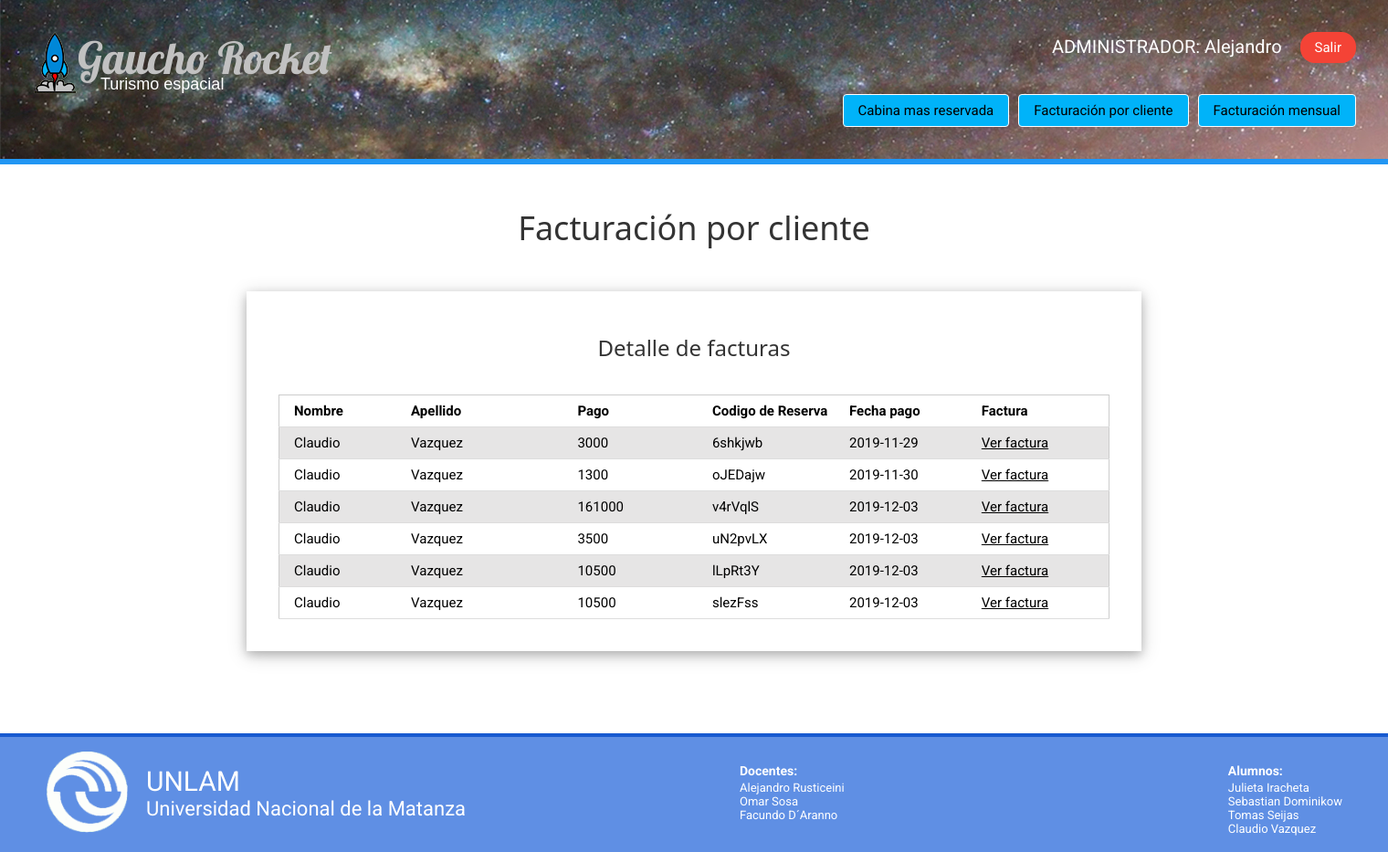
Page /facturacionPorCliente.php?id=5 (signed in) on the committed database.
### tables this page shows
CREATE TABLE `reservas` (
  `id` int(11) NOT NULL AUTO_INCREMENT,
  `id_viajes` int(11) DEFAULT NULL,
  `cantidad` int(11) DEFAULT NULL,
  `id_usuario` int(11) DEFAULT NULL,
  `cod_reserva` varchar(8) DEFAULT NULL,
  `estacion_origen` int(11) DEFAULT NULL,
  `estacion_destino` int(11) DEFAULT NULL,
  `idCapacidadCabina` int(11) DEFAULT NULL,
  `lista_espera` tinyint(1) DEFAULT NULL,
  `reserva_activa` tinyint(1) DEFAULT NULL,
  `codigo_vuelo` varchar(7) DEFAULT NULL,
  `pago` tinyint(1) DEFAULT NULL,
  `check_in` tinyint(1) DEFAULT NULL,
  `menu_elegido` int(11) DEFAULT NULL,
  `codigo_qr` varchar(70) DEFAULT NULL,
  `codigo_embarque` varchar(6) DEFAULT NULL,
  PRIMARY KEY (`id`),
  KEY `id_viajes` (`id_viajes`),
  KEY `id_usuario` (`id_usuario`),
  KEY `estacion_origen` (`estacion_origen`),
  KEY `estacion_destino` (`estacion_destino`),
  KEY `menu_elegido` (`menu_elegido`),
  KEY `idCapacidadCabina` (`idCapacidadCabina`),
  CONSTRAINT `reservas_ibfk_1` FOREIGN KEY (`id_viajes`) REFERENCES `viajes` (`id`),
  CONSTRAINT `reservas_ibfk_2` FOREIGN KEY (`id_usuario`) REFERENCES `credenciales` (`id`),
  CONSTRAINT `reservas_ibfk_3` FOREIGN KEY (`estacion_origen`) REFERENCES `estaciones` (`id`),
  CONSTRAINT `reservas_ibfk_4` FOREIGN KEY (`estacion_destino`) REFERENCES `estaciones` (`id`),
  CONSTRAINT `reservas_ibfk_5` FOREIGN KEY (`menu_elegido`) REFERENCES `menu` (`id_menu`),
  CONSTRAINT `reservas_ibfk_6` FOREIGN KEY (`idCapacidadCabina`) REFERENCES `capacidad` (`id`)
);

CREATE TABLE `usuarios` (
  `id` int(11) NOT NULL AUTO_INCREMENT,
  `nombre` varchar(15) DEFAULT NULL,
  `apellido` varchar(15) DEFAULT NULL,
  `email` varchar(50) DEFAULT NULL,
  `nivel_vuelo` int(11) DEFAULT NULL,
  `se_chequeo` tinyint(4) DEFAULT NULL,
  `confirmacion_mail` tinyint(1) DEFAULT NULL,
  PRIMARY KEY (`id`)
);

CREATE TABLE `facturacion` (
  `id` int(11) NOT NULL AUTO_INCREMENT,
  `fecha_pago` date DEFAULT NULL,
  `monto_pago` int(11) DEFAULT NULL,
  `id_reserva` int(11) DEFAULT NULL,
  `numero_tarjeta` int(11) DEFAULT NULL,
  `tipo_de_tarjeta` int(11) DEFAULT NULL,
  `titular` varchar(70) DEFAULT NULL,
  PRIMARY KEY (`id`),
  KEY `id_reserva` (`id_reserva`),
  KEY `tipo_de_tarjeta` (`tipo_de_tarjeta`),
  CONSTRAINT `facturacion_ibfk_1` FOREIGN KEY (`id_reserva`) REFERENCES `reservas` (`id`),
  CONSTRAINT `facturacion_ibfk_2` FOREIGN KEY (`tipo_de_tarjeta`) REFERENCES `tarjetas_credito` (`id`)
);

### facturacionPorCliente.php (the view, shortened to what this page needs)
<?php
require_once "conexion.php";
$usuario = $_SESSION['username'];
$id_cliente = isset($_GET['id']) ? $_GET['id'] : '';
$ran=rand(1,10000);
$sql_facturas = "SELECT monto_pago, nombre, apellido, fecha_pago, reservas.cod_reserva from reservas as r
                 inner join facturacion
                 on r.id = facturacion.id_reserva
                 inner join credenciales
                 on credenciales.id = r.id_usuario
                 inner join usuarios
                 on usuarios.id = credenciales.id_usuario
                 inner join reservas
                 on facturacion.id_reserva = reservas.id
                 where r.id_usuario = '$id_cliente'";
$resultado_facturas = mysqli_query($conexion, $sql_facturas);
?>
<!DOCTYPE html>
<html lang="es">
<head>
    <link rel="stylesheet" href="css/w3.css">
    <link rel="stylesheet" href="css/animate.min.css">
    <link rel="stylesheet" href="css/gr.css">
</head>
<?php include "header-admin.php" ?>
<body>
<div class="w3-container banda">
    <h3 class="w3-xxlarge w3-center">Facturación por cliente</h3>
</div>
<div class="w3-container w3-card-4 w3-content">
    <h3 class="w3-xlarge w3-center">Detalle de facturas</h3>
    <table class="w3-table-all detalle-fac">
        <tr>
            <td width="157"><b>Nombre</b></td>
            <td width="221"><b>Apellido</b></td>
            <td width="176"><b>Pago</b></td>
            <td width="176"><b>Codigo de Reserva</b></td>
            <td width="176"><b>Fecha pago</b></td>
            <td width="176"><b>Factura</b></td>
        </tr>
<?php
if($resultado_facturas) {
    while ($fila_facturas = mysqli_fetch_assoc($resultado_facturas)) {
        echo "<tr>
                <td>" . $fila_facturas['nombre'] . "</td>
                <td>" . $fila_facturas['apellido'] . "</td>
                <td>" . $fila_facturas['monto_pago'] . "</td>
                <td>" . $fila_facturas['cod_reserva'] . "</td>
                <td>" . $fila_facturas['fecha_pago'] . "</td>
                <td><a href='factura.php?numerofactura=" . $ran . "&nombre=" . $fila_facturas['nombre'] .
                             "&apellido=" . $fila_facturas['apellido'] . "&pago=" . $fila_facturas['monto_pago'] .
                             "&fechaPago=" .$fila_facturas['fecha_pago'] . "&idcliente=".$id_cliente."&codreserva=".$fila_facturas['cod_reserva']."'> Ver factura</a></td>
          </tr>";
    }
}
?>
    </table>
</div>
</body>
</html>

### header-admin.php (shortened to what this page needs)
<header>
    <div class="w3-container w3-blue w3-bottombar w3-border-indigo w3-fixed">
        <a href="salir.php" class="w3-button w3-round-xlarge w3-red salir">Salir</a>
        <p class="usuario">ADMINISTRADOR: <?php echo $usuario; ?></p>
        <div class="w3-xxxlarge w3-left w3-lobster w3-text-black sin-decoration iso-logo_encabezado">
            <a href="inicio.php"><img src="img/cohete-espacial-mini.png"><span class="iso">Gaucho Rocket</span></a>
            <span class="detalle">Turismo espacial</span>
        </div>
        <a href="facturacionMensual.php" class="w3-button w3-border w3-text-black w3-border-white w3-round w3-right">Facturación mensual</a>
        <a href="buscarUsuarios.php" class="w3-button w3-border w3-text-black w3-border-white w3-round w3-right">Facturación por cliente</a>
        <a href="cabinaMasReservada.php" class="w3-button w3-border w3-text-black w3-border-white w3-round w3-right">Cabina mas reservada</a>
    </div>
</header>

### css/w3.css (style rules this page uses)
*,*:before,*:after { box-sizing:inherit }
html { -ms-text-size-adjust:100%;-webkit-text-size-adjust:100% }
body { margin:0 }
article,aside,details,figcaption,figure,footer,header,main,menu,nav,section { display:block }
a { background-color:transparent }
b,strong { font-weight:bolder }
img { border-style:none }
html,body { font-family:Verdana,sans-serif;font-size:15px }
html { overflow-x:hidden }
h3 { font-size:24px }
h1,h2,h3,h4,h5,h6 { font-family:"Segoe UI",Arial,sans-serif;font-weight:400;margin:10px 0 }
img { vertical-align:middle }
a { color:inherit }
.w3-table,.w3-table-all { border-collapse:collapse;border-spacing:0;width:100%;display:table }
.w3-table-all { border:1px solid #ccc }
.w3-bordered tr,.w3-table-all tr { border-bottom:1px solid #ddd }
.w3-table-all tr:nth-child(odd) { background-color:#fff }
.w3-table-all tr:nth-child(even) { background-color:#f1f1f1 }
.w3-table td,.w3-table th,.w3-table-all td,.w3-table-all th { padding:8px 8px;display:table-cell;text-align:left;vertical-align:top }
.w3-table th:first-child,.w3-table td:first-child,.w3-table-all th:first-child,.w3-table-all td:first-child { padding-left:16px }
.w3-btn,.w3-button { border:none;display:inline-block;padding:8px 16px;vertical-align:middle;overflow:hidden;text-decoration:none;color:inherit;background-color:inherit;text-align:center;cursor:pointer;white-space:nowrap }
.w3-btn,.w3-button { -webkit-touch-callout:none;-webkit-user-select:none;-khtml-user-select:none;-moz-user-select:none;-ms-user-select:none;user-select:none }
.w3-container:after,.w3-container:before,.w3-panel:after,.w3-panel:before,.w3-row:after,.w3-row:before,.w3-row-padding:after,.w3-row-padding:before, .w3-cell-row:before,.w3-cell-row:after,.w3-clear:after,.w3-clear:before,.w3-bar:before,.w3-bar:after { content:"";display:table;clear:both }
.w3-content,.w3-auto { margin-left:auto;margin-right:auto }
.w3-content { max-width:980px }
.w3-round,.w3-round-medium { border-radius:4px }
.w3-round-xlarge { border-radius:16px }
.w3-container,.w3-panel { padding:0.01em 16px }
.w3-card-4,.w3-hover-shadow:hover { box-shadow:0 4px 10px 0 rgba(0,0,0,0.2),0 4px 20px 0 rgba(0,0,0,0.19) }
.w3-xlarge { font-size:24px!important }
.w3-xxlarge { font-size:36px!important }
.w3-xxxlarge { font-size:48px!important }
.w3-center { text-align:center!important }
.w3-border { border:1px solid #ccc!important }
.w3-bottombar { border-bottom:6px solid #ccc!important }
.w3-left { float:left!important }
.w3-right { float:right!important }
.w3-blue,.w3-hover-blue:hover { color:#fff!important;background-color:#2196F3!important }
.w3-red,.w3-hover-red:hover { color:#fff!important;background-color:#f44336!important }
.w3-text-black,.w3-hover-text-black:hover { color:#000!important }
.w3-border-indigo,.w3-hover-border-indigo:hover { border-color:#2196F3!important }
.w3-border-white,.w3-hover-border-white:hover { border-color:#fff!important }

### rows in the picture
reservas: usuarios.nombre "Claudio", usuarios.apellido "Vazquez", facturacion.monto_pago "3000", cod_reserva "6shkjwb", facturacion.fecha_pago "2019-11-29"
reservas: usuarios.nombre "Claudio", usuarios.apellido "Vazquez", facturacion.monto_pago "1300", cod_reserva "oJEDajw", facturacion.fecha_pago "2019-11-30"
reservas: usuarios.nombre "Claudio", usuarios.apellido "Vazquez", facturacion.monto_pago "161000", cod_reserva "v4rVqlS", facturacion.fecha_pago "2019-12-03"
reservas: usuarios.nombre "Claudio", usuarios.apellido "Vazquez", facturacion.monto_pago "3500", cod_reserva "uN2pvLX", facturacion.fecha_pago "2019-12-03"
reservas: usuarios.nombre "Claudio", usuarios.apellido "Vazquez", facturacion.monto_pago "10500", cod_reserva "lLpRt3Y", facturacion.fecha_pago "2019-12-03"
reservas: usuarios.nombre "Claudio", usuarios.apellido "Vazquez", facturacion.monto_pago "10500", cod_reserva "slezFss", facturacion.fecha_pago "2019-12-03"

### other values in the picture
$usuario "Alejandro"
